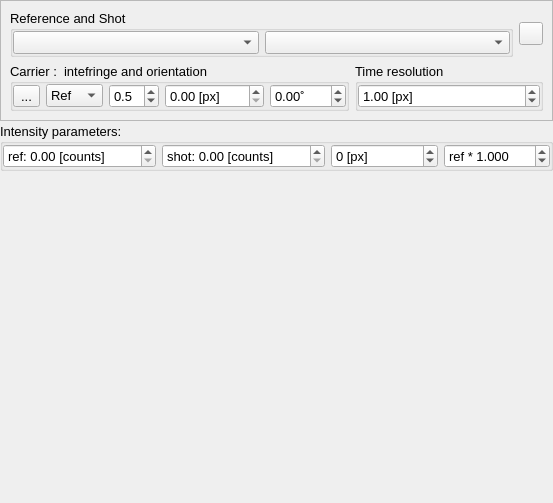
<?xml version="1.0" encoding="UTF-8"?>
<ui version="4.0">
 <class>Visar2</class>
 <widget class="QWidget" name="Visar2">
  <property name="geometry">
   <rect>
    <x>0</x>
    <y>0</y>
    <width>553</width>
    <height>503</height>
   </rect>
  </property>
  <property name="font">
   <font>
    <pointsize>10</pointsize>
   </font>
  </property>
  <property name="windowTitle">
   <string>Form</string>
  </property>
  <layout class="QVBoxLayout" name="verticalLayout" stretch="0,0,0,1">
   <property name="spacing">
    <number>1</number>
   </property>
   <property name="leftMargin">
    <number>0</number>
   </property>
   <property name="topMargin">
    <number>0</number>
   </property>
   <property name="rightMargin">
    <number>0</number>
   </property>
   <property name="bottomMargin">
    <number>0</number>
   </property>
   <item>
    <widget class="QWidget" name="widget_2" native="true">
     <layout class="QHBoxLayout" name="horizontalLayout">
      <property name="leftMargin">
       <number>0</number>
      </property>
      <property name="topMargin">
       <number>0</number>
      </property>
      <property name="rightMargin">
       <number>0</number>
      </property>
      <property name="bottomMargin">
       <number>0</number>
      </property>
      <item>
       <widget class="QFrame" name="frame">
        <property name="frameShape">
         <enum>QFrame::StyledPanel</enum>
        </property>
        <property name="frameShadow">
         <enum>QFrame::Raised</enum>
        </property>
        <layout class="QGridLayout" name="gridLayout_2">
         <item row="1" column="0">
          <widget class="QGroupBox" name="groupBox_5">
           <property name="font">
            <font>
             <pointsize>10</pointsize>
            </font>
           </property>
           <property name="title">
            <string>Carrier :  intefringe and orientation</string>
           </property>
           <layout class="QGridLayout" name="gridLayout_6" columnstretch="0,0,0,0,0">
            <property name="leftMargin">
             <number>0</number>
            </property>
            <property name="topMargin">
             <number>0</number>
            </property>
            <property name="rightMargin">
             <number>0</number>
            </property>
            <property name="bottomMargin">
             <number>0</number>
            </property>
            <item row="0" column="2">
             <widget class="QDoubleSpinBox" name="guessWeight">
              <property name="toolTip">
               <string>Frequency weight (&lt;0 for lower freq; &gt;0 for higher freq)</string>
              </property>
              <property name="decimals">
               <number>1</number>
              </property>
              <property name="minimum">
               <double>-9.900000000000000</double>
              </property>
              <property name="maximum">
               <double>9.900000000000000</double>
              </property>
              <property name="singleStep">
               <double>0.100000000000000</double>
              </property>
              <property name="value">
               <double>0.500000000000000</double>
              </property>
              <property name="neutrinoSave" stdset="0">
               <bool>true</bool>
              </property>
             </widget>
            </item>
            <item row="0" column="0">
             <widget class="QToolButton" name="guess">
              <property name="toolTip">
               <string>Calculate interfringe</string>
              </property>
              <property name="text">
               <string>...</string>
              </property>
              <property name="icon">
               <iconset resource="../Ghost_fringes/GhostFringes.qrc">
                <normaloff>:/icons/refresh2.png</normaloff>:/icons/refresh2.png</iconset>
              </property>
              <property name="neutrinoSave" stdset="0">
               <bool>true</bool>
              </property>
             </widget>
            </item>
            <item row="0" column="1">
             <widget class="QComboBox" name="carrierPhys">
              <property name="neutrinoSave" stdset="0">
               <bool>true</bool>
              </property>
              <item>
               <property name="text">
                <string>Ref</string>
               </property>
              </item>
              <item>
               <property name="text">
                <string>Shot</string>
               </property>
              </item>
             </widget>
            </item>
            <item row="0" column="4">
             <widget class="QDoubleSpinBox" name="angle">
              <property name="toolTip">
               <string>Fringes orientation</string>
              </property>
              <property name="suffix">
               <string>˚</string>
              </property>
              <property name="minimum">
               <double>-360.000000000000000</double>
              </property>
              <property name="maximum">
               <double>360.000000000000000</double>
              </property>
              <property name="neutrinoSave" stdset="0">
               <bool>true</bool>
              </property>
             </widget>
            </item>
            <item row="0" column="3">
             <widget class="QDoubleSpinBox" name="interfringe">
              <property name="toolTip">
               <string>Interfringe (px)</string>
              </property>
              <property name="suffix">
               <string> [px]</string>
              </property>
              <property name="maximum">
               <double>9999.989999999999782</double>
              </property>
              <property name="singleStep">
               <double>1.000000000000000</double>
              </property>
              <property name="neutrinoSave" stdset="0">
               <bool>true</bool>
              </property>
             </widget>
            </item>
           </layout>
          </widget>
         </item>
         <item row="1" column="1">
          <widget class="QGroupBox" name="groupBox_4">
           <property name="font">
            <font>
             <pointsize>10</pointsize>
            </font>
           </property>
           <property name="toolTip">
            <string>Time resolution in pixel</string>
           </property>
           <property name="title">
            <string>Time resolution</string>
           </property>
           <layout class="QGridLayout" name="gridLayout_4">
            <property name="leftMargin">
             <number>0</number>
            </property>
            <property name="topMargin">
             <number>0</number>
            </property>
            <property name="rightMargin">
             <number>0</number>
            </property>
            <property name="bottomMargin">
             <number>0</number>
            </property>
            <item row="0" column="1">
             <widget class="QDoubleSpinBox" name="resolution">
              <property name="suffix">
               <string> [px]</string>
              </property>
              <property name="value">
               <double>1.000000000000000</double>
              </property>
              <property name="neutrinoSave" stdset="0">
               <bool>true</bool>
              </property>
             </widget>
            </item>
           </layout>
          </widget>
         </item>
         <item row="0" column="0" colspan="2">
          <widget class="QWidget" name="widget_3" native="true">
           <layout class="QHBoxLayout" name="horizontalLayout_3" stretch="1,0">
            <property name="leftMargin">
             <number>0</number>
            </property>
            <property name="topMargin">
             <number>0</number>
            </property>
            <property name="rightMargin">
             <number>0</number>
            </property>
            <property name="bottomMargin">
             <number>0</number>
            </property>
            <item>
             <widget class="QGroupBox" name="groupBox">
              <property name="font">
               <font>
                <pointsize>10</pointsize>
               </font>
              </property>
              <property name="title">
               <string>Reference and Shot</string>
              </property>
              <layout class="QGridLayout" name="gridLayout" columnstretch="0,0">
               <property name="leftMargin">
                <number>0</number>
               </property>
               <property name="topMargin">
                <number>0</number>
               </property>
               <property name="rightMargin">
                <number>0</number>
               </property>
               <property name="bottomMargin">
                <number>0</number>
               </property>
               <item row="0" column="0">
                <widget class="QComboBox" name="refImage">
                 <property name="neutrinoImage" stdset="0">
                  <bool>true</bool>
                 </property>
                </widget>
               </item>
               <item row="0" column="1">
                <widget class="QComboBox" name="shotImage">
                 <property name="neutrinoImage" stdset="0">
                  <bool>true</bool>
                 </property>
                </widget>
               </item>
              </layout>
             </widget>
            </item>
            <item>
             <widget class="QToolButton" name="doWaveButton">
              <property name="font">
               <font>
                <pointsize>10</pointsize>
               </font>
              </property>
              <property name="toolTip">
               <string>Do filter on this Visar</string>
              </property>
              <property name="text">
               <string/>
              </property>
              <property name="icon">
               <iconset resource="Visar.qrc">
                <normaloff>:/icons/refresh.png</normaloff>:/icons/refresh.png</iconset>
              </property>
              <property name="neutrinoSave" stdset="0">
               <bool>true</bool>
              </property>
             </widget>
            </item>
           </layout>
          </widget>
         </item>
        </layout>
       </widget>
      </item>
     </layout>
    </widget>
   </item>
   <item>
    <widget class="QWidget" name="widget" native="true">
     <layout class="QHBoxLayout" name="horizontalLayout_2">
      <property name="leftMargin">
       <number>0</number>
      </property>
      <property name="topMargin">
       <number>0</number>
      </property>
      <property name="rightMargin">
       <number>0</number>
      </property>
      <property name="bottomMargin">
       <number>0</number>
      </property>
     </layout>
    </widget>
   </item>
   <item>
    <widget class="QGroupBox" name="groupBox_2">
     <property name="font">
      <font>
       <pointsize>10</pointsize>
      </font>
     </property>
     <property name="title">
      <string>Intensity parameters: </string>
     </property>
     <layout class="QGridLayout" name="gridLayout_5">
      <property name="leftMargin">
       <number>0</number>
      </property>
      <property name="topMargin">
       <number>0</number>
      </property>
      <property name="rightMargin">
       <number>0</number>
      </property>
      <property name="bottomMargin">
       <number>0</number>
      </property>
      <item row="2" column="1">
       <widget class="QDoubleSpinBox" name="offRef">
        <property name="toolTip">
         <string>offset reference (dark value)</string>
        </property>
        <property name="prefix">
         <string>ref: </string>
        </property>
        <property name="suffix">
         <string> [counts]</string>
        </property>
        <property name="maximum">
         <double>99999.000000000000000</double>
        </property>
        <property name="neutrinoSave" stdset="0">
         <bool>true</bool>
        </property>
       </widget>
      </item>
      <item row="2" column="4">
       <widget class="QDoubleSpinBox" name="multRef">
        <property name="toolTip">
         <string>&lt;html&gt;&lt;head/&gt;&lt;body&gt;&lt;p&gt;Reference multiplication factor:&lt;/p&gt;&lt;p&gt;Fix jitter between ref. and shot&lt;/p&gt;&lt;/body&gt;&lt;/html&gt;</string>
        </property>
        <property name="prefix">
         <string>ref * </string>
        </property>
        <property name="suffix">
         <string/>
        </property>
        <property name="decimals">
         <number>3</number>
        </property>
        <property name="minimum">
         <double>-99.989999999999995</double>
        </property>
        <property name="singleStep">
         <double>0.100000000000000</double>
        </property>
        <property name="value">
         <double>1.000000000000000</double>
        </property>
        <property name="neutrinoSave" stdset="0">
         <bool>true</bool>
        </property>
       </widget>
      </item>
      <item row="2" column="2">
       <widget class="QDoubleSpinBox" name="offShot">
        <property name="toolTip">
         <string>offset shot (dark value)</string>
        </property>
        <property name="prefix">
         <string>shot: </string>
        </property>
        <property name="suffix">
         <string> [counts]</string>
        </property>
        <property name="maximum">
         <double>99999.000000000000000</double>
        </property>
        <property name="neutrinoSave" stdset="0">
         <bool>true</bool>
        </property>
       </widget>
      </item>
      <item row="2" column="3">
       <widget class="QSpinBox" name="intensityShift">
        <property name="toolTip">
         <string>Pixel time delay of intensity between probe and shot</string>
        </property>
        <property name="suffix">
         <string> [px]</string>
        </property>
        <property name="minimum">
         <number>-1000</number>
        </property>
        <property name="maximum">
         <number>1000</number>
        </property>
        <property name="neutrinoSave" stdset="0">
         <bool>true</bool>
        </property>
       </widget>
      </item>
     </layout>
    </widget>
   </item>
   <item>
    <widget class="VisarPhasePlot" name="plotPhaseIntensity" native="true">
     <property name="mouseTracking">
      <bool>true</bool>
     </property>
    </widget>
   </item>
  </layout>
 </widget>
 <customwidgets>
  <customwidget>
   <class>VisarPhasePlot</class>
   <extends>QWidget</extends>
   <header>Visar.h</header>
   <container>1</container>
  </customwidget>
 </customwidgets>
 <tabstops>
  <tabstop>refImage</tabstop>
  <tabstop>shotImage</tabstop>
  <tabstop>guess</tabstop>
  <tabstop>carrierPhys</tabstop>
  <tabstop>guessWeight</tabstop>
  <tabstop>interfringe</tabstop>
  <tabstop>angle</tabstop>
  <tabstop>resolution</tabstop>
  <tabstop>offRef</tabstop>
  <tabstop>offShot</tabstop>
  <tabstop>intensityShift</tabstop>
  <tabstop>multRef</tabstop>
 </tabstops>
 <resources>
  <include location="../Ghost_fringes/GhostFringes.qrc"/>
  <include location="Visar.qrc"/>
 </resources>
 <connections/>
</ui>
